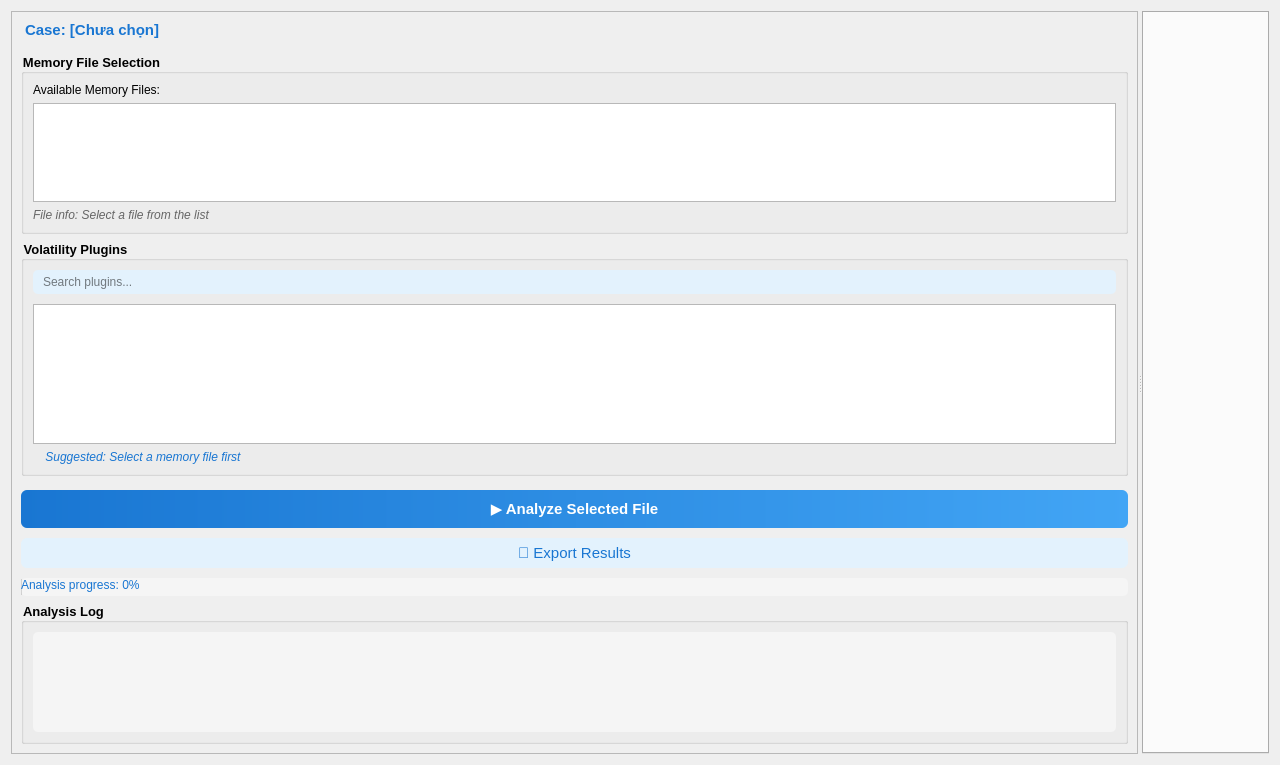
<?xml version="1.0" encoding="UTF-8"?>
<ui version="4.0">
 <class>MemoryAnalysisWidget</class>
 <widget class="QWidget" name="MemoryAnalysisWidget">
  <property name="geometry">
   <rect>
    <x>0</x>
    <y>0</y>
    <width>1280</width>
    <height>765</height>
   </rect>
  </property>
  <layout class="QHBoxLayout" name="mainLayout">
   <item>
    <widget class="QSplitter" name="splitter">
     <property name="orientation">
      <enum>Qt::Horizontal</enum>
     </property>
     <widget class="QFrame" name="sidebar">
      <property name="frameShape">
       <enum>QFrame::StyledPanel</enum>
      </property>
      <layout class="QVBoxLayout" name="sidebarLayout">
       <item>
        <widget class="QLabel" name="label_case_info">
         <property name="styleSheet">
          <string>font-weight: bold; font-size: 15px; color: #1976d2; margin-bottom: 8px;</string>
         </property>
         <property name="text">
          <string>Case: [Chưa chọn]</string>
         </property>
        </widget>
       </item>
       <item>
        <widget class="QGroupBox" name="groupBoxMemoryFile">
         <property name="font">
          <font>
           <pointsize>10</pointsize>
           <weight>75</weight>
           <bold>true</bold>
          </font>
         </property>
         <property name="styleSheet">
          <string>QGroupBox { font-weight: bold; }</string>
         </property>
         <property name="title">
          <string>Memory File Selection</string>
         </property>
         <layout class="QVBoxLayout" name="memoryFileLayout">
          <item>
           <widget class="QLabel" name="labelEvidence">
            <property name="font">
             <font>
              <pointsize>9</pointsize>
             </font>
            </property>
            <property name="text">
             <string>Available Memory Files:</string>
            </property>
           </widget>
          </item>
          <item>
           <widget class="QListWidget" name="listWidgetMemoryFiles">
            <property name="styleSheet">
             <string>font-size: 12px;</string>
            </property>
           </widget>
          </item>
          <item>
           <widget class="QLabel" name="labelFileInfo">
            <property name="styleSheet">
             <string notr="true">font-size: 12px; color: #666; font-style: italic;</string>
            </property>
            <property name="text">
             <string>File info: Select a file from the list</string>
            </property>
           </widget>
          </item>
         </layout>
        </widget>
       </item>
       <item>
        <widget class="QGroupBox" name="groupBoxVolatilityPlugins">
         <property name="font">
          <font>
           <pointsize>10</pointsize>
           <weight>75</weight>
           <bold>true</bold>
          </font>
         </property>
         <property name="styleSheet">
          <string>QGroupBox { font-weight: bold; }</string>
         </property>
         <property name="title">
          <string>Volatility Plugins</string>
         </property>
         <layout class="QVBoxLayout" name="pluginsLayout">
          <item>
           <widget class="QLineEdit" name="lineEditPluginSearch">
            <property name="styleSheet">
             <string>background: #e3f2fd; border-radius: 5px; padding: 4px 8px; font-size: 12px; margin-bottom: 4px;</string>
            </property>
            <property name="placeholderText">
             <string>Search plugins...</string>
            </property>
           </widget>
          </item>
          <item>
           <widget class="QListWidget" name="listWidgetPlugins">
            <property name="minimumSize">
             <size>
              <width>0</width>
              <height>140</height>
             </size>
            </property>
            <property name="styleSheet">
             <string>font-size: 12px;</string>
            </property>
            <property name="selectionMode">
             <enum>QAbstractItemView::MultiSelection</enum>
            </property>
           </widget>
          </item>
          <item>
           <widget class="QLabel" name="labelPluginSuggestion">
            <property name="font">
             <font>
              <pointsize>-1</pointsize>
              <italic>true</italic>
             </font>
            </property>
            <property name="styleSheet">
             <string notr="true">font-size: 12px; color: #1976d2; font-style: italic;</string>
            </property>
            <property name="text">
             <string>💡 Suggested: Select a memory file first</string>
            </property>
           </widget>
          </item>
         </layout>
        </widget>
       </item>
       <item>
        <widget class="QPushButton" name="btnStart">
         <property name="styleSheet">
          <string notr="true">font-size: 15px; font-weight: bold; background: qlineargradient(x1:0, y1:0, x2:1, y2:0, stop:0 #1976d2, stop:1 #42a5f5); color: white; border-radius: 6px; padding: 10px 0; margin-top: 8px; margin-bottom: 4px;</string>
         </property>
         <property name="text">
          <string>▶️ Analyze Selected File</string>
         </property>
        </widget>
       </item>
       <item>
        <widget class="QPushButton" name="btnExport">
         <property name="styleSheet">
          <string notr="true">font-size: 15px; background: #e3f2fd; color: #1976d2; border-radius: 6px; padding: 6px 0; margin-bottom: 4px;</string>
         </property>
         <property name="text">
          <string>💾 Export Results</string>
         </property>
        </widget>
       </item>
       <item>
        <widget class="QProgressBar" name="progressBar">
         <property name="font">
          <font>
           <pointsize>9</pointsize>
          </font>
         </property>
         <property name="styleSheet">
          <string>border-radius: 5px; height: 18px; background: #f5f5f5; color: #1976d2;</string>
         </property>
         <property name="minimum">
          <number>0</number>
         </property>
         <property name="maximum">
          <number>100</number>
         </property>
         <property name="value">
          <number>0</number>
         </property>
         <property name="textVisible">
          <bool>true</bool>
         </property>
         <property name="format">
          <string>Analysis progress: %p%</string>
         </property>
        </widget>
       </item>
       <item>
        <widget class="QGroupBox" name="groupBoxLog">
         <property name="font">
          <font>
           <pointsize>10</pointsize>
           <weight>75</weight>
           <bold>true</bold>
          </font>
         </property>
         <property name="styleSheet">
          <string>QGroupBox { font-weight: bold; }</string>
         </property>
         <property name="title">
          <string>Analysis Log</string>
         </property>
         <layout class="QVBoxLayout" name="logLayout">
          <item>
           <widget class="QListWidget" name="listWidget_log">
            <property name="styleSheet">
             <string notr="true">background: #f5f5f5; font-size: 12px; border-radius: 5px;</string>
            </property>
           </widget>
          </item>
         </layout>
        </widget>
       </item>
      </layout>
     </widget>
     <widget class="QTabWidget" name="tabWidget">
      <property name="styleSheet">
       <string notr="true">QTabBar::tab {
    min-width: 220px; /* Increased width to ensure full text visibility */
    padding: 5px 15px; /* Adjust padding for better spacing */
    text-align: left; /* Align text to the left */
    font-size: 16px; /* Explicit font size */
}

QTabBar::tab:selected {
    background-color: #2a82da;
    color: white;
    border: 1px solid #2a82da;
    border-bottom-color: #2a82da; /* same as background color */
}

QTabBar::tab:!selected {
    background-color: #f0f0f0;
    border: 1px solid #dcdcdc;
    border-bottom-color: #dcdcdc; /* same as border color */
}

QTabBar::close-button {
    image: url(:/icons/icons8-close-30.png); /* Ensure you have this icon in your resources */
    subcontrol-position: right;
}

QTabBar::close-button:hover {
    background: #ff7878;}</string>
      </property>
      <property name="currentIndex">
       <number>-1</number>
      </property>
      <property name="tabsClosable">
       <bool>true</bool>
      </property>
     </widget>
    </widget>
   </item>
  </layout>
 </widget>
 <resources/>
 <connections/>
</ui>
